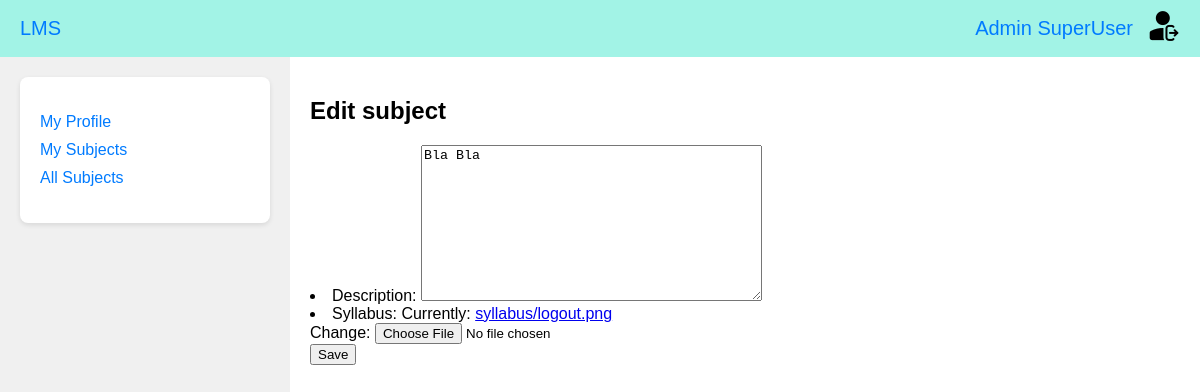
The page /subjects/edit/ (signed in) on the database as committed earlier.
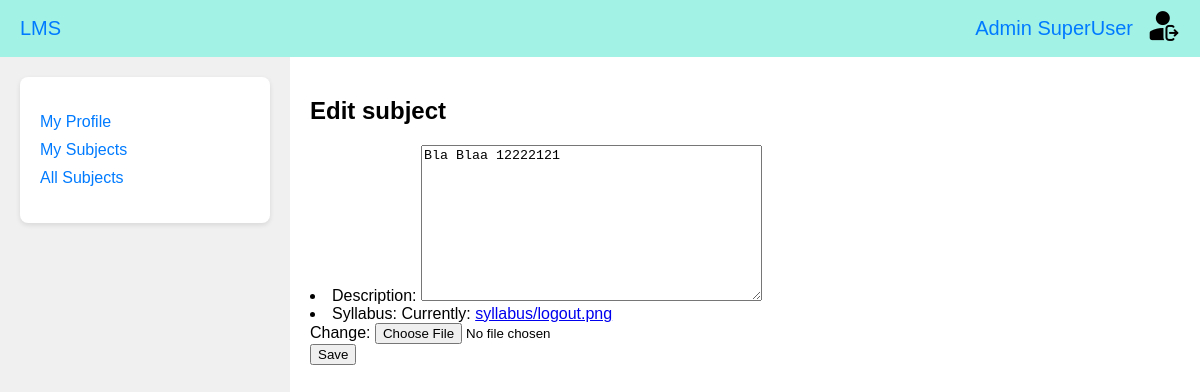
The same page on the database as committed later.
### universities_app/models.py (models this page shows, shortened)
class Subject(models.Model):
    name = models.CharField(max_length=200, verbose_name=_("Subject name"), unique=True)
    description = models.TextField(verbose_name=_("Description"))
    syllabus = models.FileField(verbose_name=_("Syllabus"), upload_to="syllabus/")
    faculties = models.ManyToManyField("Faculty", verbose_name=_("Faculties"))
    lecturer = models.OneToOneField(
        "Lecturer", on_delete=models.CASCADE, verbose_name=_("Lecturer")
    )
    student = models.ManyToManyField(
        "Student",
        verbose_name=_("Student"),
        limit_choices_to={"id__lte": 7},
        blank=True,
    )
    class Meta:
        verbose_name = _("Subject")
        verbose_name_plural = _("Subjects")

### universities_app/views.py (the view, shortened to what this page needs)
# urls.py: path('subjects/edit/', edit_subject, name='edit'),
@login_required(login_url='/')
def edit_subject(request):
    if hasattr(request.user, 'lecturer'):
        subject_instance = Subject.objects.get(lecturer=request.user.lecturer)
        form = LecturerForm(instance=subject_instance)
    elif hasattr(request.user, 'student'):
        student_instance = Student.objects.get(user=request.user)
        subjects = student_instance.subject_set.all()
        form = StudentForm(instance=student_instance, initial={'subjects': subjects}, user=request.user)
    return render(request, 'accounts_app/edit_subject.html', {'form': form})

### universities_app/forms.py
class LecturerForm(forms.ModelForm):
    class Meta:
        model = Subject
        fields = ["description", "syllabus"]

### templates/accounts_app/edit_subject.html (shortened to what this page needs)
{% load static %}
<!DOCTYPE html>
<html lang="en">
<head>
    <link rel="stylesheet" href="{% static 'css/main_styles.css' %}?v=2">
</head>
<body>
    {% include 'menu.html' %}
    <div class="main-page">
        <div class="main-page-content">
            <div class="sidebar">
                <div class="box">
                    <ul>
                        <li><a href="{% url 'profile' %}">My Profile</a></li>
                        <li><a href="{% url 'subjects' %}">My Subjects</a></li>
                        <li><a href="{% url 'all_subjects' %}"> All Subjects</a></li>
                    </ul>
                </div>
            </div>
            <div class="content">
                <h2>Edit subject</h2>
                <form method="post">
                    {{ form.as_ul }}
                    <button type="submit">Save</button>
                </form>
            </div>
        </div>
    </div>
</body>
</html>

Rows that differ between the two databases and show on the page:
changed Subject: description "Bla Bla" → "Bla Blaa 12222121"
